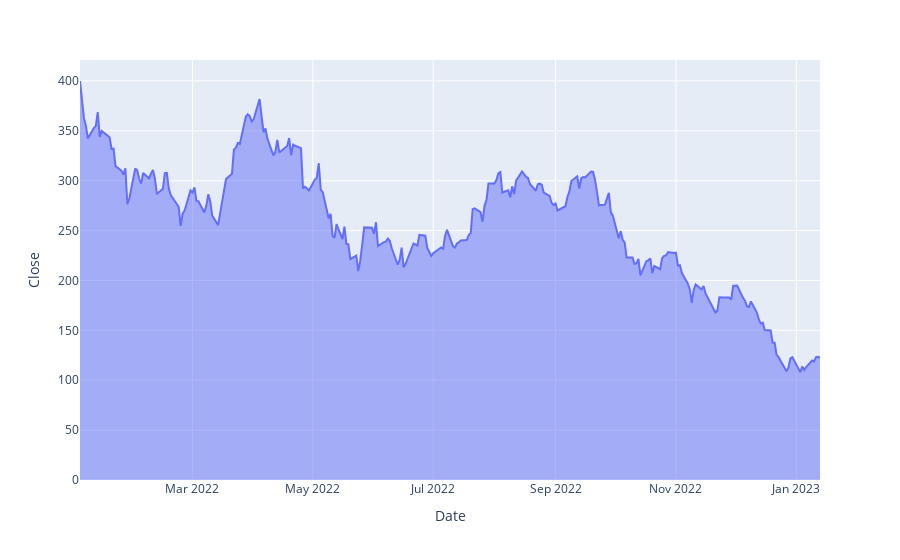

Write notebook code for a chart like this one.
### Code cell
px.area(df, x='Date', y='Close')

### Figure 1 — Plotly figure (JSON) as saved in the notebook; plotly's stock layout.template omitted (floating-point values rounded to 4 significant figures; data arrays with more than 128 entries replaced by an {"elided": "..."} marker saying what was removed)
{"data": [{"hovertemplate": "Date=%{x}<br>Close=%{y}<extra></extra>", "legendgroup": "", "line": {"color": "#636efa"}, "marker": {"symbol": "circle"}, "mode": "lines", "name": "", "orientation": "v", "showlegend": false, "stackgroup": "1", "type": "scatter", "x": {"elided": "260 str values"}, "xaxis": "x", "y": {"elided": "260 float values"}, "yaxis": "y"}], "layout": {"legend": {"tracegroupgap": 0}, "margin": {"t": 60}, "xaxis": {"anchor": "y", "domain": [0, 1], "title": {"text": "Date"}}, "yaxis": {"anchor": "x", "domain": [0, 1], "title": {"text": "Close"}}}}
